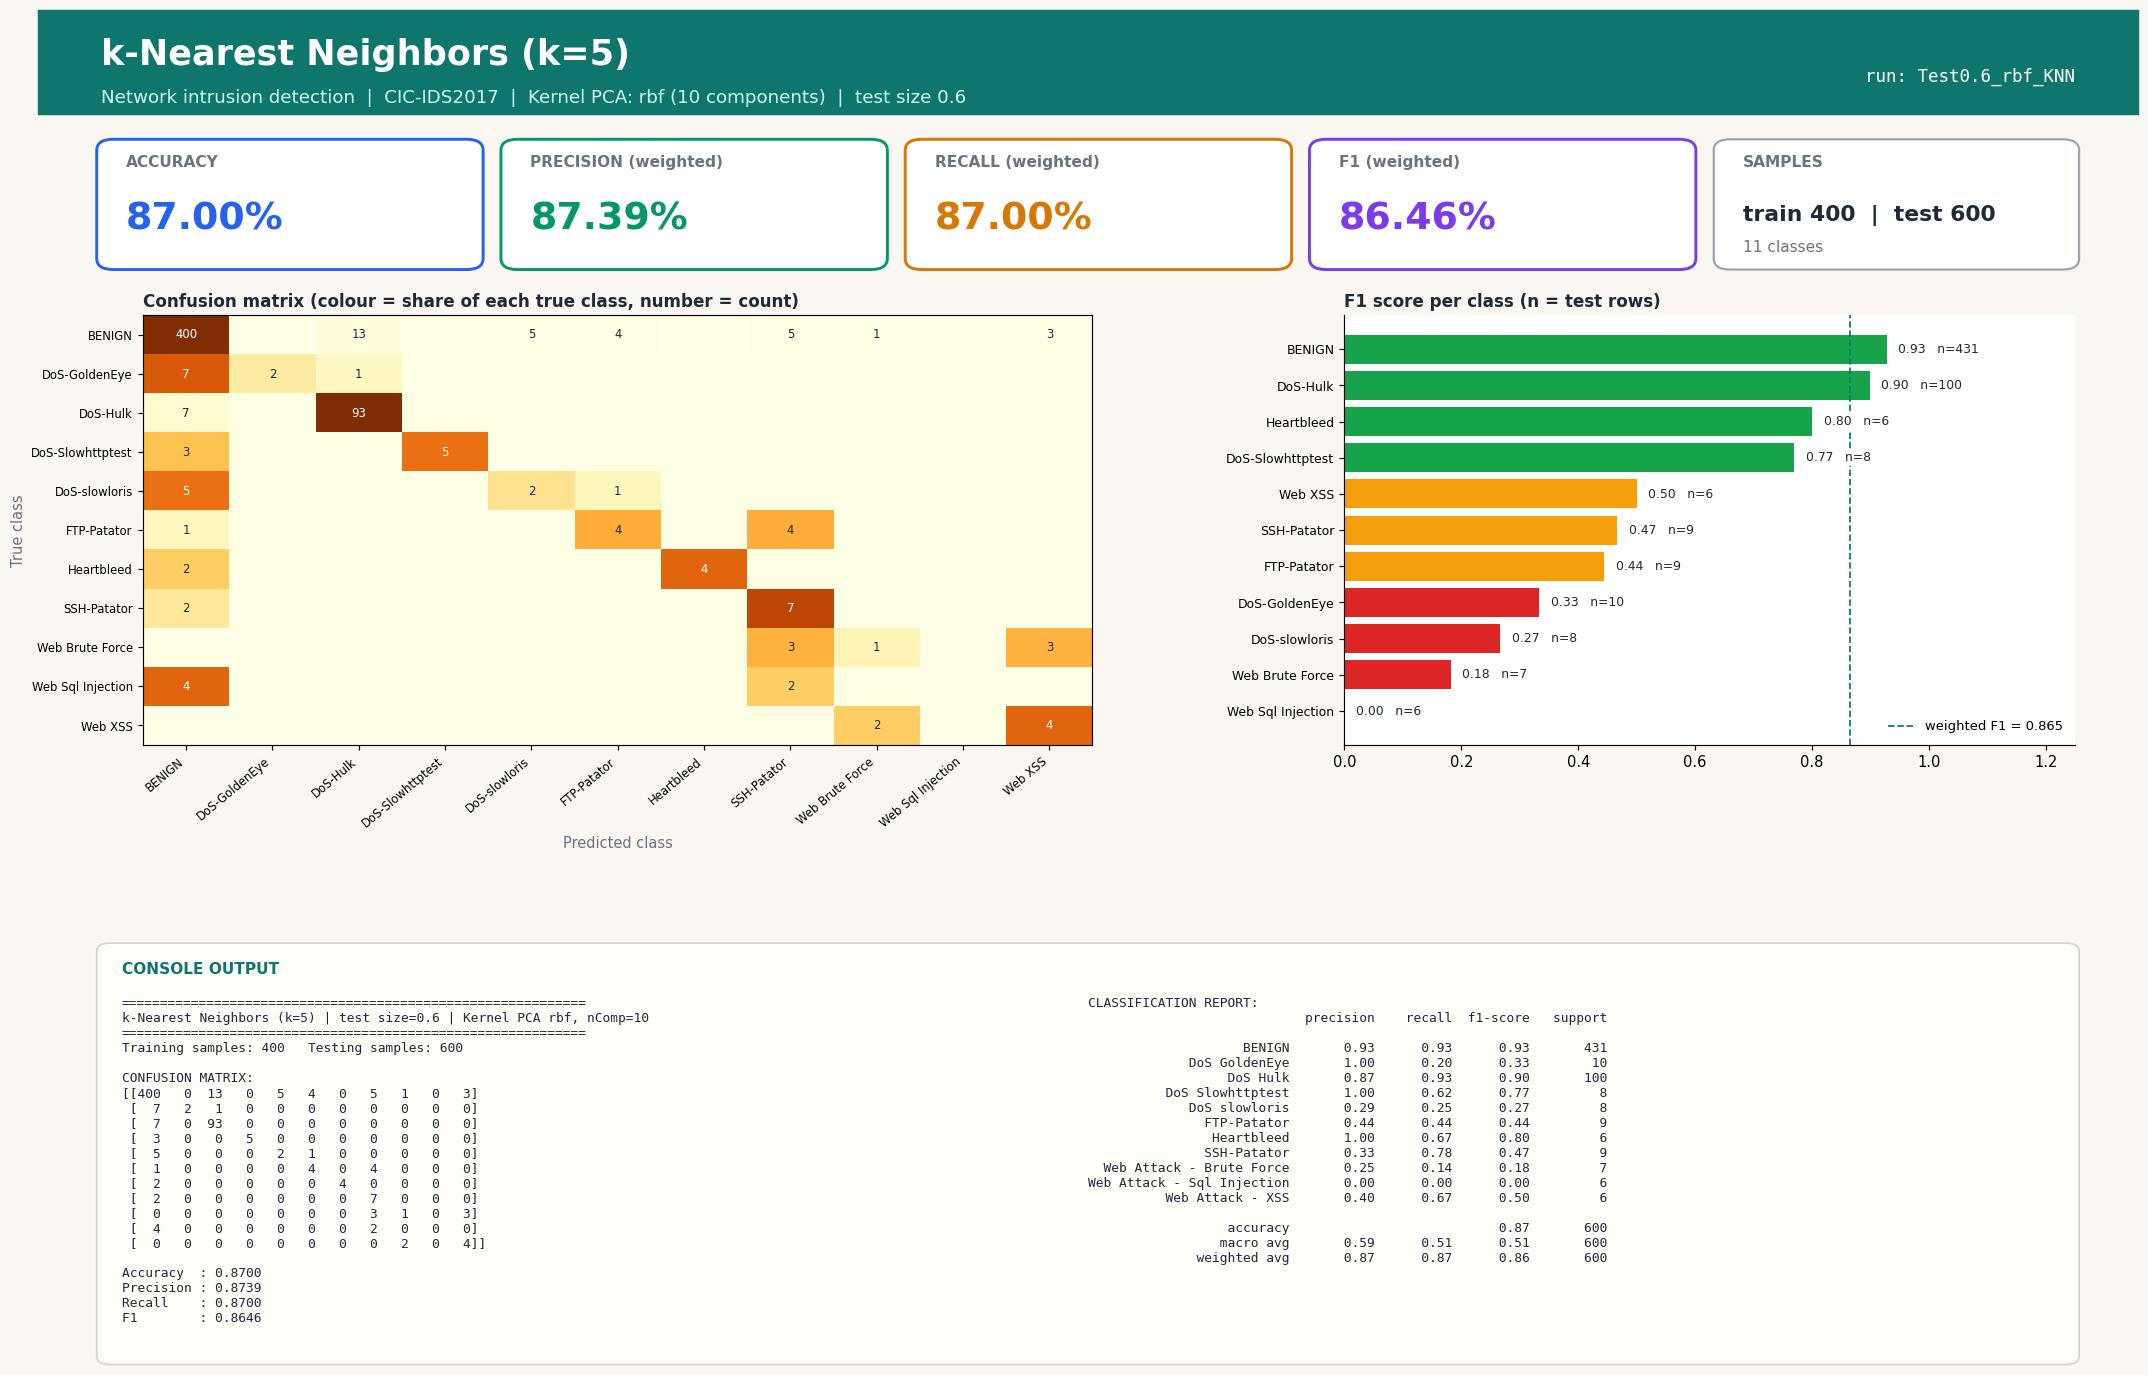

Reproduce this figure in Python.
#!/usr/bin/env python3
"""k-Nearest Neighbors (k=5) | Test size 0.6 | Kernel PCA kernel=rbf, n_components=10
CIC-IDS2017 (Tue+Wed+Thu-morning) 1000-row stratified sample.
Run in any IDE (Spyder / VS Code / PyCharm / Jupyter): open the file and press Run, no arguments needed.
Saves next to this file: 'Test0.6_rbf_KNN.jpg' - one image with the console output (confusion matrix, metrics, classification report) plus charts."""
import json, os
import numpy as np
import matplotlib.pyplot as plt
from sklearn.decomposition import KernelPCA
from sklearn.neighbors import KNeighborsClassifier
from sklearn.metrics import (accuracy_score, classification_report, confusion_matrix,
                             f1_score, precision_score, recall_score)
from sklearn.model_selection import train_test_split
from sklearn.preprocessing import StandardScaler

TEST_SIZE, KERNEL, N_COMP, ALG, ALG_NAME = 0.6, "rbf", 10, "KNN", "k-Nearest Neighbors (k=5)"
try:
    HERE = os.path.dirname(os.path.abspath(__file__))
except NameError:                      # Jupyter / interactive console
    HERE = os.getcwd()
def _find_root():                      # folder that contains data/sample.npz (works from any working directory)
    for p in (HERE, os.path.join(HERE, ".."), os.path.join(HERE, "..", ".."), os.getcwd()):
        if os.path.exists(os.path.join(p, "data", "sample.npz")):
            return os.path.abspath(p)
    raise FileNotFoundError("data/sample.npz not found - run prepare_data.py or keep the repo folder structure")
ROOT = _find_root()
tag = f"Test{TEST_SIZE}_{KERNEL}_{ALG}"

# 1. LOAD cached, cleaned sample (see prepare_data.py)
d = np.load(os.path.join(ROOT, "data", "sample.npz"), allow_pickle=True)
X, y, class_names = d["X"], d["y"], [str(c).replace("�", "-") for c in d["classes"]]

# 2. SPLIT
X_train, X_test, y_train, y_test = train_test_split(
    X, y, test_size=TEST_SIZE, random_state=42, stratify=y)

# 3. SCALE (fit on train only)
scaler = StandardScaler()
X_train = scaler.fit_transform(X_train); X_test = scaler.transform(X_test)

# 4. DIMENSIONALITY REDUCTION: Kernel PCA (fit on train only; gamma = sklearn default 1/n_features)
kpca = KernelPCA(n_components=N_COMP, kernel=KERNEL, random_state=0)
X_train = kpca.fit_transform(X_train); X_test = kpca.transform(X_test)

# 5. CLASSIFIER
classifier = KNeighborsClassifier(n_neighbors=5)
classifier.fit(X_train, y_train)
y_pred = classifier.predict(X_test)

# 6. METRICS
labels = np.arange(len(class_names))
cm = confusion_matrix(y_test, y_pred, labels=labels)
res = dict(test_size=TEST_SIZE, kernel=KERNEL, n_components=N_COMP, algorithm=ALG, model=ALG_NAME,
           n_train=int(len(y_train)), n_test=int(len(y_test)),
           accuracy=accuracy_score(y_test, y_pred),
           precision=precision_score(y_test, y_pred, average="weighted", zero_division=0),
           recall=recall_score(y_test, y_pred, average="weighted", zero_division=0),
           f1=f1_score(y_test, y_pred, average="weighted", zero_division=0))
report = classification_report(y_test, y_pred, labels=labels, target_names=class_names, zero_division=0)
lines = ["=" * 60, f"{ALG_NAME} | test size={TEST_SIZE} | Kernel PCA {KERNEL}, nComp={N_COMP}", "=" * 60,
         f"Training samples: {len(y_train)}   Testing samples: {len(y_test)}", "", "CONFUSION MATRIX:", np.array2string(cm), ""]
for k in ("accuracy", "precision", "recall", "f1"): lines.append(f"{k.capitalize():10s}: {res[k]:.4f}")
lines += ["", "CLASSIFICATION REPORT:", report]
console_output = "\n".join(lines); print(console_output)

# 7. VISUAL OUTPUT: ONE report-style image (banner, KPI cards, charts, console output) - real results only
from matplotlib.patches import FancyBboxPatch, Rectangle
short = [c.replace("Web Attack - ", "Web ").replace("DoS ", "DoS-") for c in class_names]
rep = classification_report(y_test, y_pred, labels=labels, target_names=class_names, zero_division=0, output_dict=True)
cmn = cm / np.maximum(cm.sum(axis=1, keepdims=True), 1)          # row-normalised = per-class recall
INK, MUTED, BG, ACC = "#1f2937", "#6b7280", "#faf7f2", "#0f766e"
fig = plt.figure(figsize=(20, 13.2), dpi=105, facecolor=BG)
fig.add_artist(Rectangle((0, 0.925), 1, 0.075, transform=fig.transFigure, color=ACC, zorder=0))
fig.text(0.03, 0.968, f"{ALG_NAME}", fontsize=24, fontweight="bold", color="white", va="center")
fig.text(0.03, 0.937, f"Network intrusion detection  |  CIC-IDS2017  |  Kernel PCA: {KERNEL} ({N_COMP} components)  |  test size {TEST_SIZE}",
         fontsize=12.5, color="#ccfbf1", va="center")
fig.text(0.97, 0.952, f"run: {tag}", fontsize=12, color="white", ha="right", va="center", family="monospace")

# KPI cards
cards = [("ACCURACY", res["accuracy"], "#2563eb"), ("PRECISION (weighted)", res["precision"], "#059669"),
         ("RECALL (weighted)", res["recall"], "#d97706"), ("F1 (weighted)", res["f1"], "#7c3aed")]
for i, (lab, v, col) in enumerate(cards):
    x0 = 0.03 + i * 0.1925
    fig.add_artist(FancyBboxPatch((x0, 0.815), 0.18, 0.09, boxstyle="round,pad=0.002,rounding_size=0.008", transform=fig.transFigure,
                                  facecolor="white", edgecolor=col, linewidth=2))
    fig.text(x0 + 0.012, 0.887, lab, fontsize=10.5, color=MUTED, fontweight="bold")
    fig.text(x0 + 0.012, 0.842, f"{v * 100:.2f}%", fontsize=26, color=col, fontweight="bold")
fig.add_artist(FancyBboxPatch((0.80, 0.815), 0.17, 0.09, boxstyle="round,pad=0.002,rounding_size=0.008", transform=fig.transFigure,
                              facecolor="white", edgecolor="#9ca3af", linewidth=1.5))
fig.text(0.812, 0.887, "SAMPLES", fontsize=10.5, color=MUTED, fontweight="bold")
fig.text(0.812, 0.848, f"train {res['n_train']}  |  test {res['n_test']}", fontsize=15, color=INK, fontweight="bold")
fig.text(0.812, 0.826, f"{len(class_names)} classes", fontsize=10.5, color=MUTED)

gs = fig.add_gridspec(1, 2, left=0.05, right=0.97, top=0.78, bottom=0.47, wspace=0.30, width_ratios=[1.3, 1])
ax1 = fig.add_subplot(gs[0, 0]); ax2 = fig.add_subplot(gs[0, 1])
for ax in (ax1, ax2): ax.set_facecolor("white")
im = ax1.imshow(cmn, cmap="YlOrBr", vmin=0, vmax=1, aspect="auto")
ax1.set_xticks(labels); ax1.set_yticks(labels); ax1.set_xticklabels(short, rotation=40, ha="right", fontsize=8); ax1.set_yticklabels(short, fontsize=8)
ax1.set_title("Confusion matrix (colour = share of each true class, number = count)", loc="left", fontsize=11.5, color=INK, fontweight="bold")
ax1.set_xlabel("Predicted class", color=MUTED); ax1.set_ylabel("True class", color=MUTED)
for a_ in labels:
    for b_ in labels:
        if cm[a_, b_]: ax1.text(b_, a_, cm[a_, b_], ha="center", va="center", fontsize=8, color="white" if cmn[a_, b_] > 0.6 else INK)
f1s = [rep[c]["f1-score"] for c in class_names]; sup = [int(rep[c]["support"]) for c in class_names]
order = np.argsort(f1s)
cols = ["#dc2626" if f1s[i] < 0.34 else "#f59e0b" if f1s[i] < 0.67 else "#16a34a" for i in order]
ax2.barh(range(len(order)), [f1s[i] for i in order], color=cols)
ax2.set_yticks(range(len(order))); ax2.set_yticklabels([short[i] for i in order], fontsize=8.5); ax2.set_xlim(0, 1.25)
ax2.set_title("F1 score per class (n = test rows)", loc="left", fontsize=11.5, color=INK, fontweight="bold")
for k, i in enumerate(order): ax2.text(f1s[i] + 0.02, k, f"{f1s[i]:.2f}   n={sup[i]}", va="center", fontsize=8.5, color=INK, zorder=5, bbox=dict(facecolor="white", edgecolor="none", pad=1))
for sp in ("top", "right"): ax2.spines[sp].set_visible(False)
ax2.axvline(res["f1"], color=ACC, ls="--", lw=1.2, label=f"weighted F1 = {res['f1']:.3f}"); ax2.legend(loc="lower right", fontsize=9, frameon=False)

# console output panel (same text that is printed to the console)
fig.add_artist(FancyBboxPatch((0.03, 0.025), 0.94, 0.30, boxstyle="round,pad=0.002,rounding_size=0.006", transform=fig.transFigure,
                              facecolor="#fffdf8", edgecolor="#d6d3d1", linewidth=1.2))
fig.text(0.04, 0.305, "CONSOLE OUTPUT", fontsize=10.5, color=ACC, fontweight="bold")
split_at = lines.index("CLASSIFICATION REPORT:")
fig.text(0.04, 0.288, "\n".join(lines[:split_at]), family="monospace", fontsize=8.8, color=INK, va="top")
fig.text(0.50, 0.288, "\n".join(lines[split_at:]), family="monospace", fontsize=8.8, color=INK, va="top")
plt.savefig(os.path.join(HERE, tag + ".jpg"), format="jpg", bbox_inches="tight", facecolor=BG)
if os.environ.get("ACN_NO_SHOW") != "1": plt.show()   # IDEs display the image; run_all.py disables this
plt.close()

os.makedirs(os.path.join(ROOT, "results", "json"), exist_ok=True)
with open(os.path.join(ROOT, "results", "json", tag + ".json"), "w") as f: json.dump(res, f)
